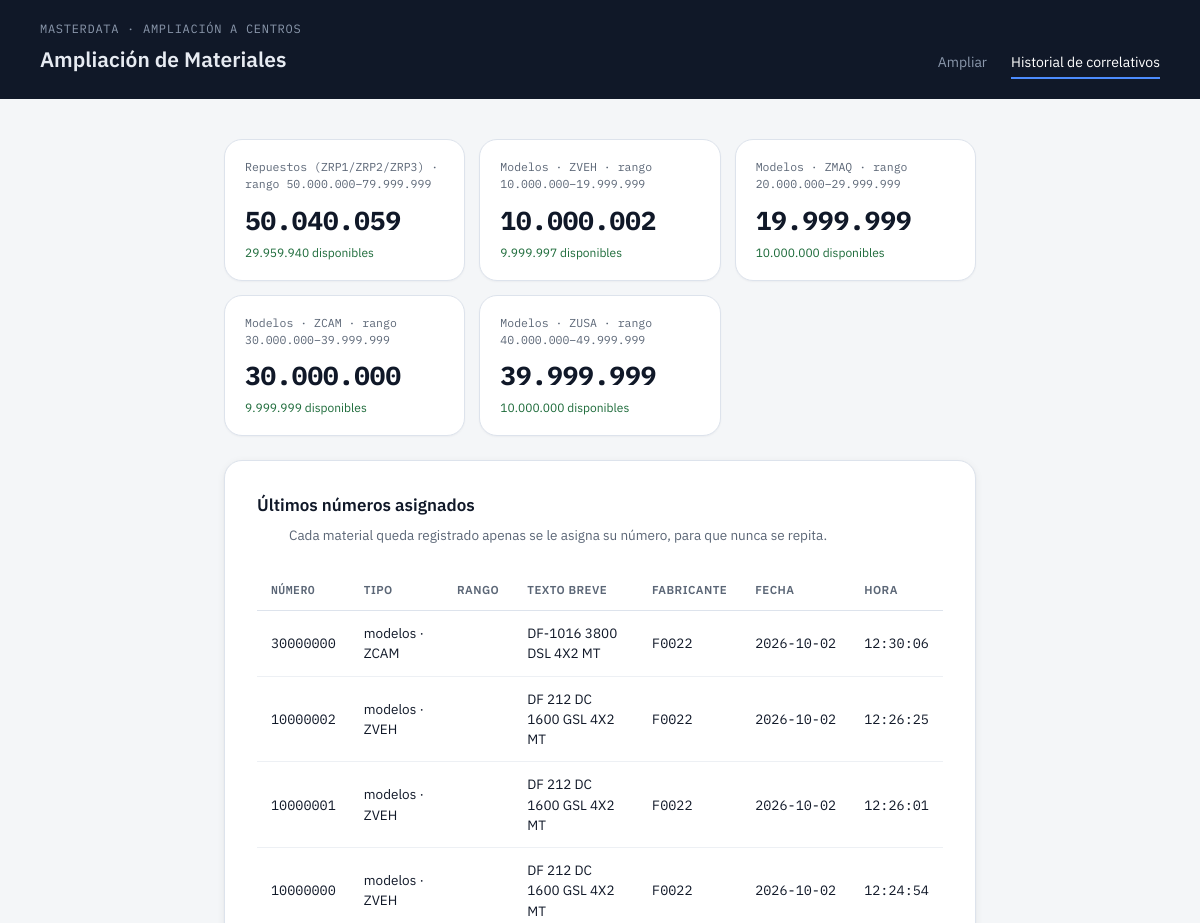
Page /historial (upper part) on the earlier database version.
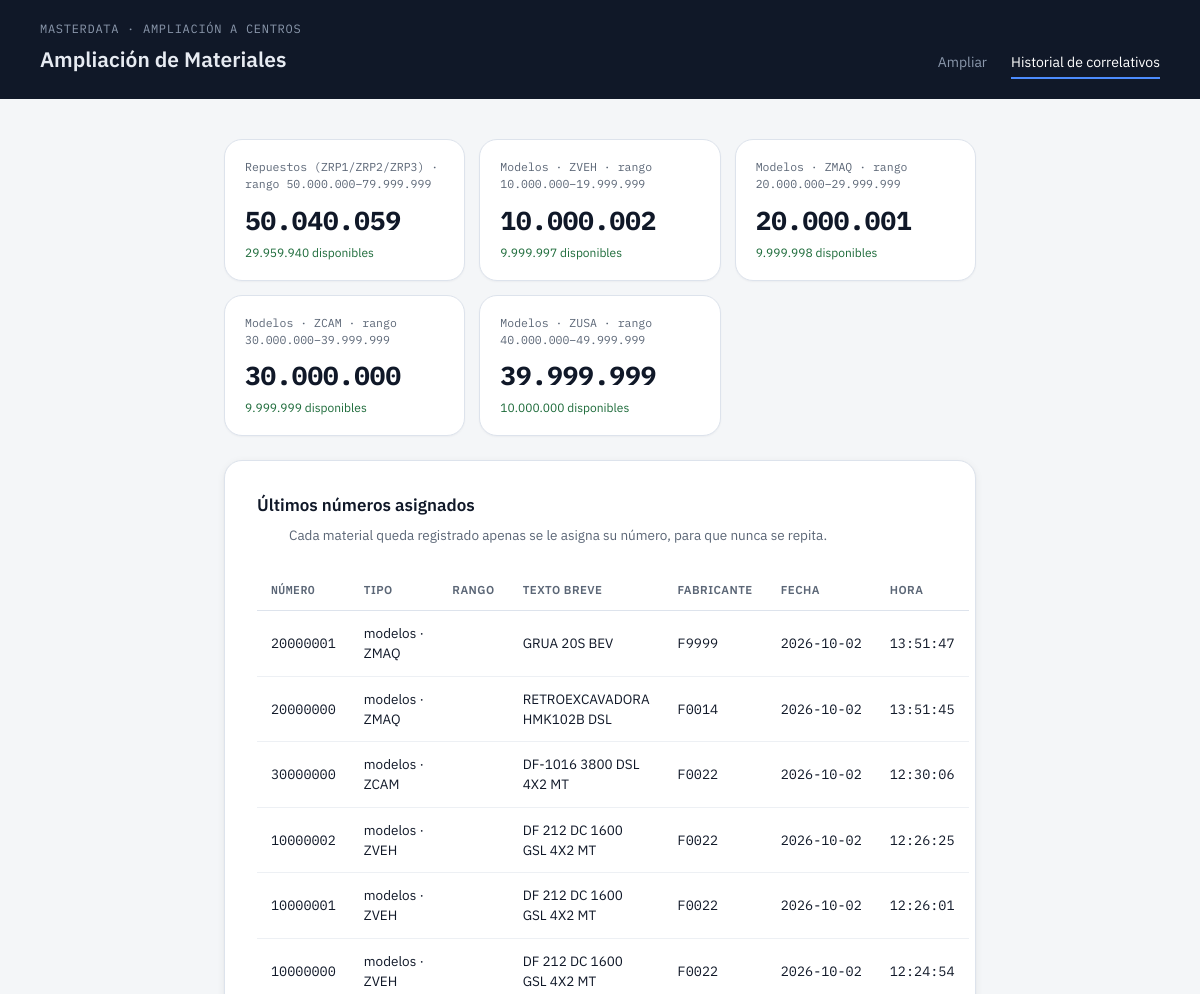
Same page on the later database version.
### tables this page shows
CREATE TABLE contadores (
            nombre TEXT PRIMARY KEY,
            ultimo_valor INTEGER NOT NULL,
            range_min INTEGER NOT NULL,
            range_max INTEGER NOT NULL
        );

CREATE TABLE historial_asignaciones (
            id INTEGER PRIMARY KEY AUTOINCREMENT,
            nombre_contador TEXT NOT NULL,
            numero_asignado INTEGER NOT NULL,
            tipo TEXT NOT NULL,
            texto_breve TEXT,
            fabricante_codigo TEXT,
            fecha TEXT NOT NULL
        );

### app.py (the view)
@app.route("/historial")
def historial():
    rangos = [
        ("Repuestos (ZRP1/ZRP2/ZRP3)", "repuestos_material"),
        ("Modelos · ZVEH", "zveh_material"),
        ("Modelos · ZMAQ", "zmaq_material"),
        ("Modelos · ZCAM", "zcam_material"),
        ("Modelos · ZUSA", "zusa_material"),
    ]
    estados = []
    for etiqueta, nombre in rangos:
        r = correlativo.obtener_rango(nombre)
        estados.append((etiqueta, correlativo.estado_contador(nombre, r["min"], r["max"])))
    registros = correlativo.historial(limit=200)
    return render_template("historial.html", estados=estados, registros=registros)

### correlativo.py (called while the page is built, shortened)
def _get_conn():
    DB_PATH.parent.mkdir(parents=True, exist_ok=True)
    conn = sqlite3.connect(DB_PATH)
    conn.execute("""
        CREATE TABLE IF NOT EXISTS contadores (
            nombre TEXT PRIMARY KEY,
            ultimo_valor INTEGER NOT NULL,
            range_min INTEGER NOT NULL,
            range_max INTEGER NOT NULL
        )
    """)
    conn.execute("""
        CREATE TABLE IF NOT EXISTS historial_asignaciones (
            id INTEGER PRIMARY KEY AUTOINCREMENT,
            nombre_contador TEXT NOT NULL,
            numero_asignado INTEGER NOT NULL,
            tipo TEXT NOT NULL,
            texto_breve TEXT,
            fabricante_codigo TEXT,
            fecha TEXT NOT NULL
        )
    """)
    conn.commit()
    return conn

def obtener_rango(nombre_rango: str) -> dict:
    if nombre_rango in DEFAULT_RANGOS:
        return DEFAULT_RANGOS[nombre_rango]

def estado_contador(nombre_contador: str, range_min: int, range_max: int) -> dict:
    conn = _get_conn()
    try:
        cur = conn.execute(
            "SELECT ultimo_valor FROM contadores WHERE nombre = ?", (nombre_contador,)
        )
        row = cur.fetchone()
        ultimo = row[0] if row else range_min - 1
        return {
            "nombre": nombre_contador,
            "ultimo_valor": ultimo,
            "range_min": range_min,
            "range_max": range_max,
            "disponibles": range_max - ultimo,
        }
    finally:
        conn.close()

def historial(limit: int = 100) -> list:
    conn = _get_conn()
    try:
        cur = conn.execute(
            """SELECT numero_asignado, tipo, texto_breve, fabricante_codigo, fecha, nombre_contador
               FROM historial_asignaciones
               WHERE nombre_contador != 'material_global'
               ORDER BY id DESC LIMIT ?""",
            (limit,),
        )
        cols = ["numero_asignado", "tipo", "texto_breve", "fabricante_codigo", "fecha"]
        registros = [dict(zip(cols, r)) for r in cur.fetchall()]
        for reg in registros:
            fecha, _, hora = reg["fecha"].partition("T")
            reg["fecha_fmt"] = fecha
            reg["hora_fmt"] = hora
        return registros
    finally:
        conn.close()

### templates/historial.html
{% extends "base.html" %}
{% block content %}
<div class="stat-row">
  {% for tipo_id, estado in estados %}
    <div class="stat">
      <div class="stat-label">{{ tipo_id }} · rango {{ "{:,}".format(estado.range_min).replace(",", ".") }}–{{ "{:,}".format(estado.range_max).replace(",", ".") }}</div>
      <div class="stat-value">{{ "{:,}".format(estado.ultimo_valor).replace(",", ".") }}</div>
      <div class="stat-sub">{{ "{:,}".format(estado.disponibles).replace(",", ".") }} disponibles</div>
    </div>
  {% endfor %}
</div>
<div class="panel">
  <h2>Últimos números asignados</h2>
  <p class="lede">Cada material queda registrado apenas se le asigna su número, para que nunca se repita.</p>
  <table>
    <thead>
      <tr>
        <th class="num">Número</th>
        <th>Tipo</th>
        <th>Rango</th>
        <th>Texto breve</th>
        <th>Fabricante</th>
        <th>Fecha</th>
        <th>Hora</th>
      </tr>
    </thead>
    <tbody>
      {% for r in registros %}
      <tr>
        <td class="num">{{ r.numero_asignado }}</td>
        <td>{{ r.tipo }}</td>
        <td>{{ r.rango }}</td>
        <td>{{ r.texto_breve }}</td>
        <td class="num">{{ r.fabricante_codigo }}</td>
        <td class="num">{{ r.fecha_fmt }}</td>
        <td class="num">{{ r.hora_fmt }}</td>
      </tr>
      {% else %}
      <tr><td colspan="6">Todavía no se ha generado ninguna ampliación.</td></tr>
      {% endfor %}
    </tbody>
  </table>
</div>
{% endblock %}

### templates/base.html (shortened to what this page needs)
<!DOCTYPE html>
<html lang="es">
<head>
  <link rel="stylesheet" href="{{ url_for('static', filename='style.css') }}">
</head>
<body>
  <header class="top">
    <div class="brand">MASTERDATA · AMPLIACIÓN A CENTROS</div>
    <div class="top-row">
      <h1><a href="{{ url_for('index') }}" class="brand-home">Ampliación de Materiales</a></h1>
      <nav>
        <a href="{{ url_for('index') }}" class="{{ 'active' if request.endpoint == 'index' else '' }}">Ampliar</a>
        <a href="{{ url_for('historial') }}" class="{{ 'active' if request.endpoint == 'historial' else '' }}">Historial de correlativos</a>
      </nav>
    </div>
  </header>
  <main>
    {% block content %}{% endblock %}
  </main>
</body>
</html>

### static/style.css (style rules this page uses)
:root { --bg: #F4F6F8; --panel: #FFFFFF; --header-bg: #101828; --header-ink: #E7EBF2; --header-ink-dim: #8B98AC; --ink: #101828; --ink-dim: #5B6676; --line: #DDE3EC; --accent: #1E4FD6; --accent-hover: #163AA3; --accent-bg: #F5F8FF; --accent-bg-strong: #EAF1FF; --ok-bg: #EAF7EE; --ok-ink: #1D6B3A; --warn-bg: #FFF6E5; --warn-ink: #92600B; --err-bg: #FDEDEC; --err-ink: #B42318; --mono: "IBM Plex Mono", ui-monospace, "SFMono-Regular", Menlo, Consolas, monospace; --sans: "IBM Plex Sans", -apple-system, "Segoe UI", Helvetica, Arial, sans-serif; --radius-sm: 8px; --radius: 14px; --radius-lg: 18px; --shadow-sm: 0 1px 2px rgba(16, 24, 40, 0.04); --shadow: 0 2px 8px rgba(16, 24, 40, 0.06), 0 1px 2px rgba(16, 24, 40, 0.05); --shadow-lg: 0 12px 28px rgba(16, 24, 40, 0.10), 0 2px 6px rgba(16, 24, 40, 0.06); }
* { box-sizing: border-box; }
body { margin: 0; background: var(--bg); color: var(--ink); font-family: var(--sans); line-height: 1.5; }
header.top { background: var(--header-bg); color: var(--header-ink); padding: 20px 40px; }
header.top .brand { font-family: var(--mono); font-size: 12px; letter-spacing: 0.06em; text-transform: uppercase; color: var(--header-ink-dim); margin-bottom: 6px; }
header.top .top-row { display: flex; align-items: baseline; justify-content: space-between; flex-wrap: wrap; gap: 10px; }
header.top h1 { margin: 0; font-size: 21px; font-weight: 600; }
header.top h1 .brand-home { color: inherit; text-decoration: none; }
header.top nav { display: flex; gap: 24px; font-size: 14px; }
header.top nav a { color: var(--header-ink-dim); text-decoration: none; padding-bottom: 4px; border-bottom: 2px solid transparent; }
header.top nav a.active { color: #FFFFFF; border-bottom-color: #4C8CFF; }
main { max-width: 800px; margin: 0 auto; padding: 40px 24px 80px; }
.panel { background: var(--panel); border: 1px solid var(--line); border-radius: var(--radius-lg); padding: 32px; box-shadow: var(--shadow); }
h2 { font-size: 17px; font-weight: 600; margin: 0 0 6px; }
p.lede { color: var(--ink-dim); margin: 6px 0 24px 32px; font-size: 13.5px; max-width: 560px; }
table { width: 100%; border-collapse: collapse; font-size: 13.5px; margin-top: 6px; }
th, td { text-align: left; padding: 12px 14px; border-bottom: 1px solid #EDF0F4; }
th { font-size: 11.5px; letter-spacing: 0.04em; text-transform: uppercase; color: var(--ink-dim); font-weight: 600; border-bottom: 1px solid var(--line); }
td.num, th.num { font-family: var(--mono); white-space: nowrap; }
.stat-row { display: grid; grid-template-columns: repeat(auto-fit, minmax(180px, 1fr)); gap: 14px; margin-bottom: 24px; }
.stat { background: var(--panel); border: 1px solid var(--line); border-radius: var(--radius-lg); padding: 18px 20px; box-shadow: var(--shadow-sm); }
.stat-label { font-family: var(--mono); font-size: 11.5px; color: var(--ink-dim); }
.stat-value { font-family: var(--mono); font-size: 26px; font-weight: 700; margin: 8px 0 4px; color: var(--ink); }
.stat-sub { font-size: 12px; color: var(--ok-ink); }

Differences in the rows shown:
added contadores: ultimo_valor "20.000.001"
added historial_asignaciones: numero_asignado "20000001", tipo "modelos · ZMAQ", texto_breve "GRUA 20S BEV", fabricante_codigo "F9999", fecha_fmt "2026-10-02", hora_fmt "13:51:47"
added historial_asignaciones: numero_asignado "20000000", tipo "modelos · ZMAQ", texto_breve "RETROEXCAVADORA HMK102B DSL", fabricante_codigo "F0014", fecha_fmt "2026-10-02", hora_fmt "13:51:45"
Other differences:
new list line: "Modelos · ZMAQ · rango 20.000.000 – 29.999.999 9.999.998 disponibles"
list line gone: "Modelos · ZMAQ · rango 20.000.000 – 29.999.999 19.999.999 10.000.000 disponibles"
